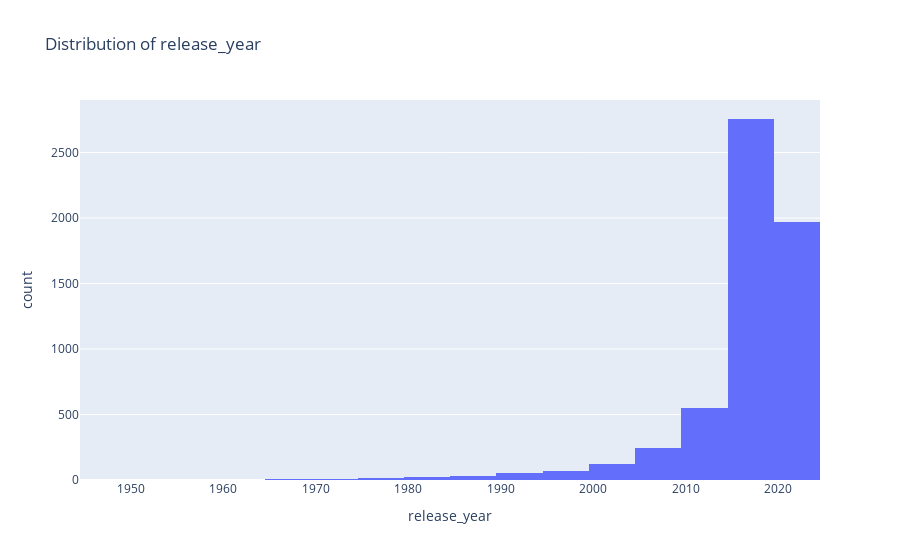

Source (notebook cell):
### Markdown cell above
# Release Year Distribution

### Code cell
uni_analysis.plot_histogram('release_year')

### Figure 1 — Plotly figure (JSON) as saved in the notebook; plotly's stock layout.template omitted (floating-point values rounded to 4 significant figures; data arrays with more than 128 entries replaced by an {"elided": "..."} marker saying what was removed)
{"data": [{"alignmentgroup": "True", "bingroup": "x", "hovertemplate": "release_year=%{x}<br>count=%{y}<extra></extra>", "legendgroup": "", "marker": {"color": "#636efa", "pattern": {"shape": ""}}, "name": "", "nbinsx": 30, "offsetgroup": "", "orientation": "v", "showlegend": false, "type": "histogram", "x": {"elided": "5849 int values"}, "xaxis": "x", "yaxis": "y"}], "layout": {"barmode": "relative", "legend": {"tracegroupgap": 0}, "title": {"text": "Distribution of release_year"}, "xaxis": {"anchor": "y", "domain": [0, 1], "title": {"text": "release_year"}}, "yaxis": {"anchor": "x", "domain": [0, 1], "title": {"text": "count"}}}}
